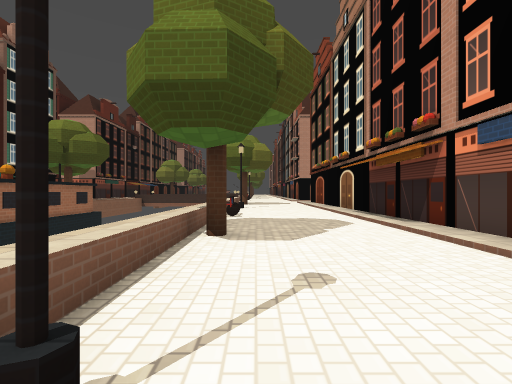
[1] (above)

16 first-person views from a walk through a Godot game level. The camera is 1.3 m above the floor, looks level and sees 85° across. The floor is counted in squares, 2 m on a side. Each view is taken from the middle of a square. On the plan, view 1 faces up. The plan holds only what a view shows up to about 9 squares ahead; the rest is blank. The place goes on beyond the plan. Some surface patterns are stand-ins.

[2]
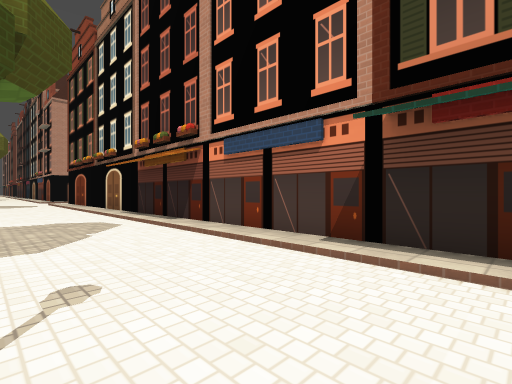

[3]
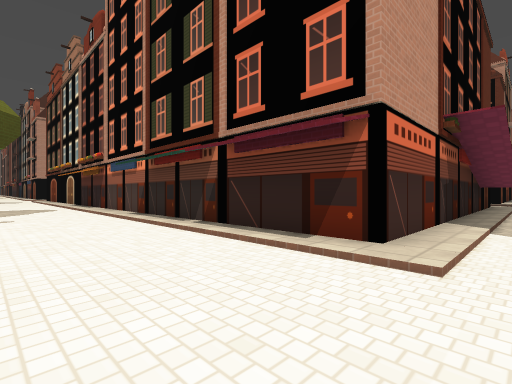

[4]
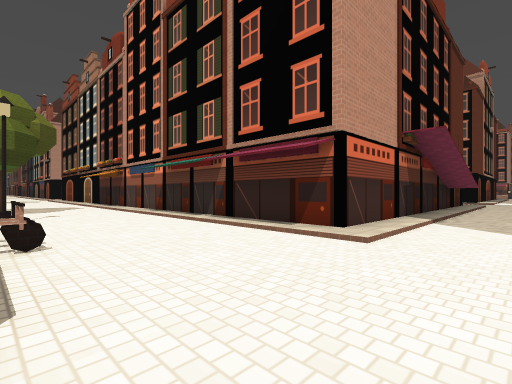

[5]
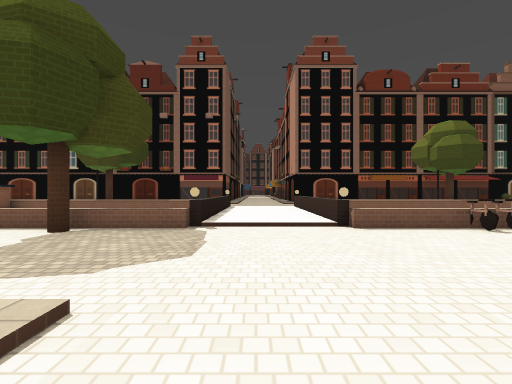

[6]
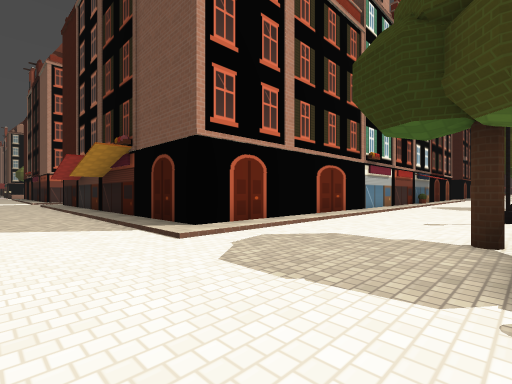

[7]
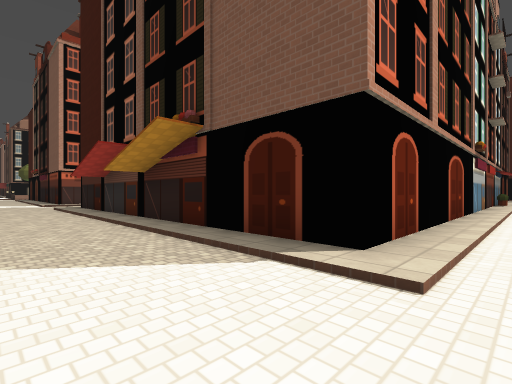

[8]
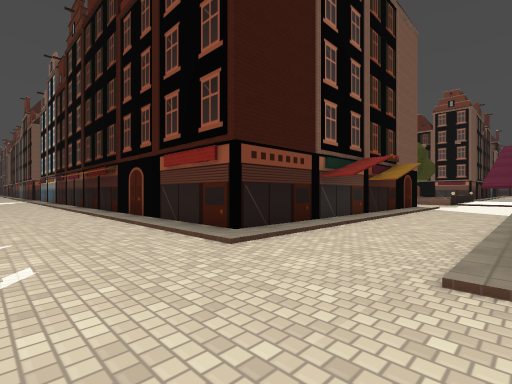

[9]
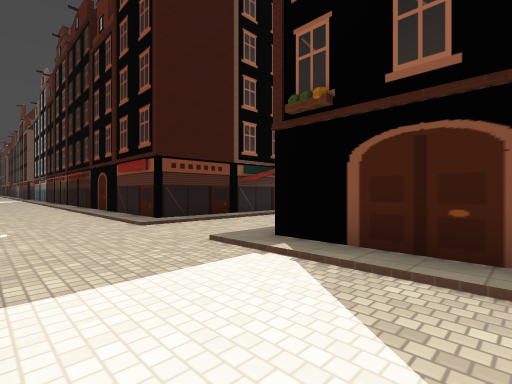

[10]
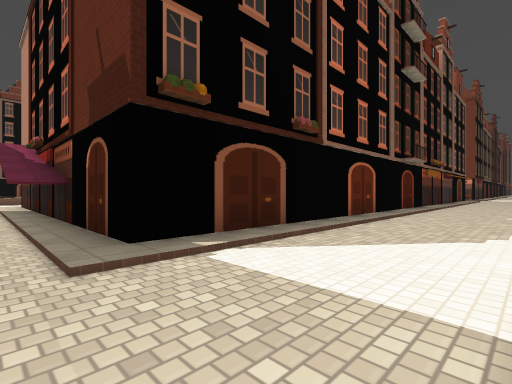

[11]
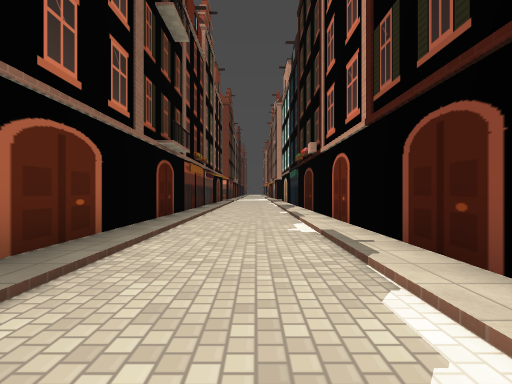

[12]
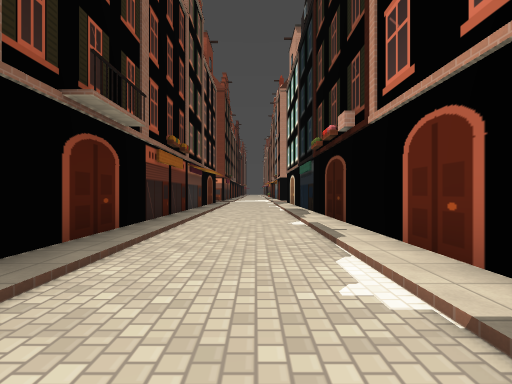

[13]
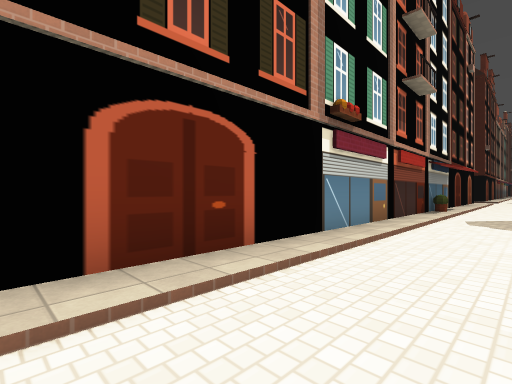

[14]
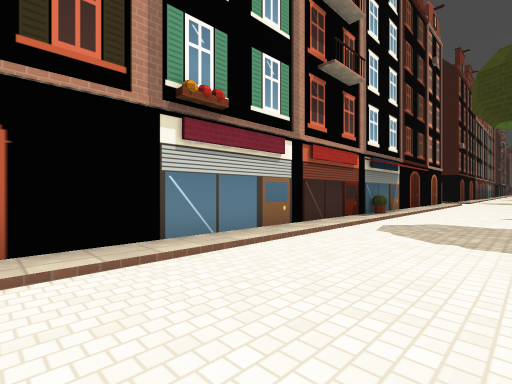

[15]
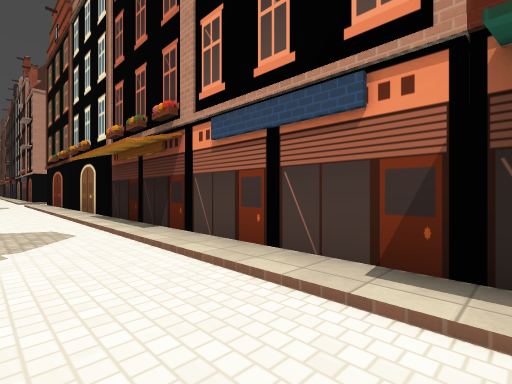

[16]
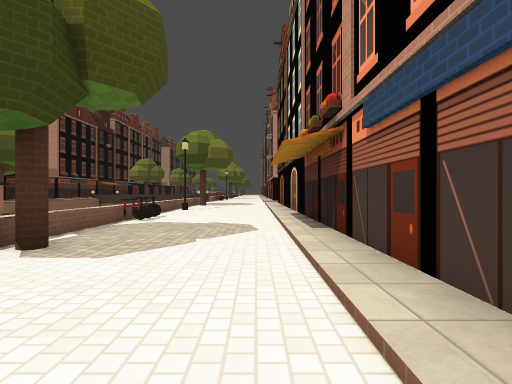

### Floor plan
Key: @ floor where view 1 was taken; # wall or solid block; . main floor; : floor 0.25 m higher than the main floor; = window, fence, low wall or low ledge; ^ raised ledge.
Columns run from 4 left of view 1 to 18 right of it. Each row starts with its distance up from view 1.
 10    ^...:#        #:..:#
  9    ^...:#        #:..:#
  8    ^...:#        #:..:#
  7    ^...:#        #:..:#
  6    ^...:#        #:..:#
  5    ^...:#        #:..:#
  4    ^...:#        #:..:#
  3    ^...:#        #:..:#
  2    ^...:#        #:..:#
  1    ^...:#        #:..:#
  0     @..:#        #:..:#
 -1    ^...:#        #:..:
 -2    ^...:#        #:..:
 -3    ^...:#        #:..:
 -4    ^...:##########:..:
 -5 ===^...::::::::#:::..:
 -6 :::...................
 -7 :::...................
 -8 ^^^#...::::::::::::..:
 -9    ^...:##########:..:
-10    ^...:#        #:..:
-11    ^...:#        #:..:
-12    ^...:#        #:..:
-13    ^...:#        #:..:
-14    ^...:#        #:..:
-15     ...:#        #:..
-16     ...:#
-17     ...:#
-18     ...:#
-19     ...:#
-20     ...:#
-21     ...:#
-22     ...##
-23     ...:#
-24      ..:#
-25      ..

Positions as (right, up) in squares from view 1, and headings:
1: (0, 0), facing up
2: (0, 0), facing up-right
3: (0, -6), facing up-right
4: (-1, -7), facing up-right
5: (4, -7), facing left
6: (-1, -6), facing down-right
7: (2, -6), facing down-right
8: (17, -5), facing down-left
9: (17, -2), facing down-left
10: (17, -6), facing up-left
11: (16, -2), facing up
12: (16, 1), facing up
13: (1, -12), facing down-right
14: (0, -14), facing down-right
15: (1, 1), facing up-right
16: (2, 1), facing up
